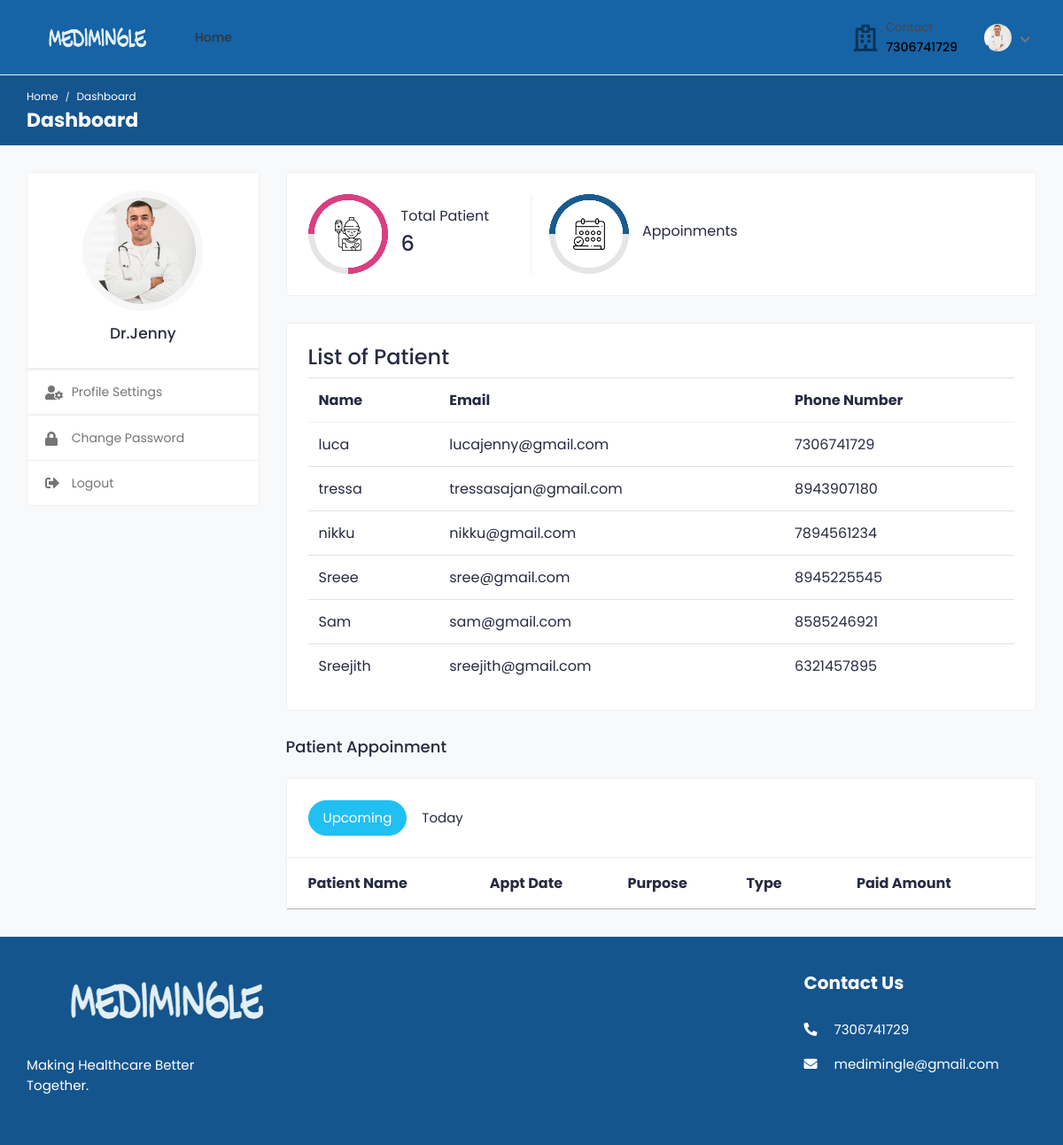
The page /doctor_dashboard/ (signed in) on the database as committed earlier.
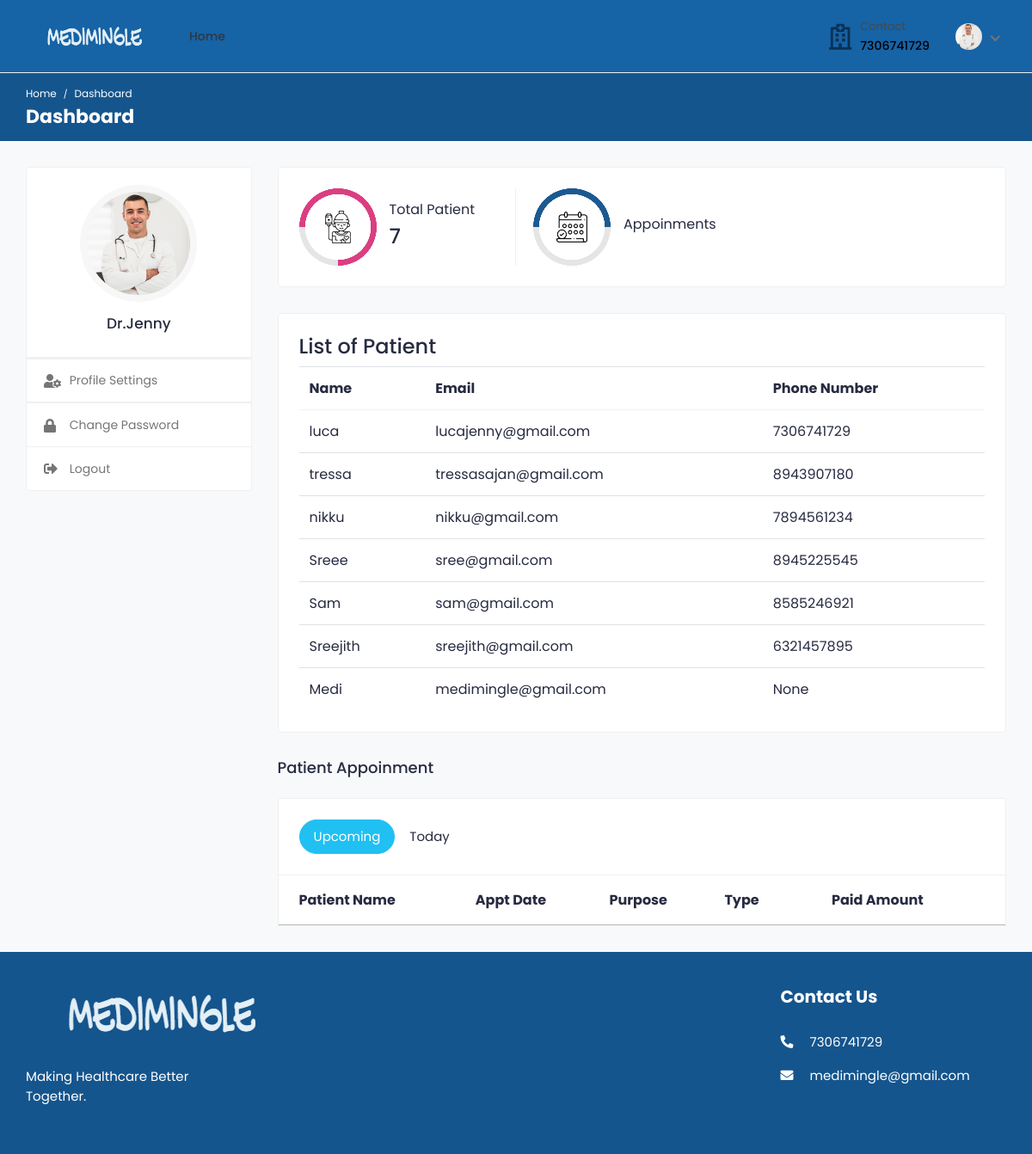
The same page on the database as committed later.
### medi/models.py (models this page shows, shortened)
class tbl_user(AbstractUser):
    email=models.EmailField(unique=True)
    phone_number=models.CharField(max_length=15, null=True)
    USER_TYPE_CHOICES = (
        ('patient', 'Patient'),('doctor', 'Doctor'),
    )
    user_type = models.CharField(
        max_length=10,
        choices=USER_TYPE_CHOICES,
        default='patient',  # You can set a default value if needed
    )

### medi/views.py (the view)
# urls.py: path('doctor_dashboard/',views.doctor_dashboard,name='doctor_dashboard'),
@login_required(login_url='signin')
def doctor_dashboard(request):
    pat=tbl_user.objects.filter(user_type='patient').exclude(is_superuser=True)
    pat_count=pat.count()
    context={
        "pat":pat,
        "pat_count":pat_count
    }
    return render(request,'doctor_dashboard.html',context)

### templates/doctor_dashboard.html (shortened to what the changed rows need)
{% load static %}
<html lang="en">
<head>
		<link rel="stylesheet" href="{% static '/assets/css/bootstrap.min.css' %}">
		<link rel="stylesheet" href="{% static '/assets/plugins/fontawesome/css/fontawesome.min.css' %}">
		<link rel="stylesheet" href="{% static '/assets/plugins/fontawesome/css/all.min.css' %}">
		<link rel="stylesheet" href="{% static '/assets/css/style.css' %}">
	</head>
	<body>
		<div class="main-wrapper">
			<div class="breadcrumb-bar">
				<div class="container-fluid">
					<div class="row align-items-center">
						<div class="col-md-12 col-12">
							<h2 class="breadcrumb-title">Dashboard</h2>
						</div>
					</div>
				</div>
			</div>
			<div class="content">
				<div class="container-fluid">
					<div class="row">
						<div class="col-md-7 col-lg-8 col-xl-9">
							<div class="row">
								<div class="col-md-12">
									<div class="card dash-card">
										<div class="card-body">
											<div class="row">
												<div class="col-md-12 col-lg-4">
													<div class="dash-widget dct-border-rht">
														<div class="dash-widget-info">
															<h6>Total Patient</h6>
															<h3>{{pat_count}}</h3>
														</div>
													</div>
												</div>
											</div>
										</div>
									</div>
								</div>
							</div>
							<div class="row">
								<div class="col-sm-12">
									<div class="card">
										<div class="card-body">
											<div class="table-responsive">
												<div class="table-responsive">
												<table class="datatable table table-hover table-center mb-0">
													<thead>
														<tr>
															<th>Name</th>
															<th>Email</th>
															<th>Phone Number</th>
														</tr>
													</thead>
													<tbody>
														{% for user in pat %}
														<tr>
															<td>{{ user.first_name }}</td>
															<td>{{ user.email }}</td>
															<td>{{ user.phone_number }}</td>
														</tr>
													{% empty %}
														<tr>
															<td colspan="6">No users found.</td>
														</tr>
													{% endfor %}
													</tbody>
												</table>
											</div>
											</div>
										</div>
									</div>
								</div>
							</div>
							<div class="row">
								<div class="col-md-12">
									<div class="appointment-tab">
										<div class="tab-content">
											<div class="tab-pane show active" id="upcoming-appointments">
												<div class="card card-table mb-0">
													<div class="card-body">
														<div class="table-responsive">
															<table class="table table-hover table-center mb-0">
																<thead>
																	<tr>
																		<th>Patient Name</th>
																		<th>Appt Date</th>
																		<th>Purpose</th>
																		<th>Type</th>
																		<th class="text-center">Paid Amount</th>
																		<th></th>
																	</tr>
																</thead>
															</table>
														</div>
													</div>
												</div>
											</div>
										</div>
									</div>
								</div>
							</div>
						</div>
					</div>
				</div>
			</div>
			<footer class="footer">
				<div class="footer-top">
					<div class="container-fluid">
						<div class="row">
							<div class="col-lg-3 col-md-6">
								<div class="footer-widget footer-contact">
									<h2 class="footer-title">Contact Us</h2>
								</div>
							</div>
						</div>
					</div>
				</div>
						</div>
	</body>
</html>

Rows that differ between the two databases and show on the page:
added tbl_user: first_name "Medi", email "medimingle@gmail.com", phone_number "None"
Other text that changed with them:
{{ pat_count }}: "6" → "7"
